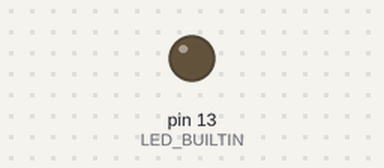
This sketch was run on a simulated Arduino Nano, built with avr-gcc and run on an emulated ATmega328P. Shown: output pins drawn as LEDs (lit = HIGH). What the sketch prints to the serial monitor is not drawn.

Above: at 0.4 s.
Timing chart, 0 to 8.2 s (numbered marks = the images above):
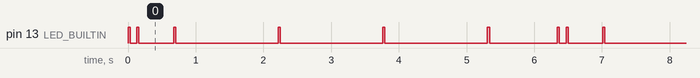

Measured:
- by itself, pin 13 (LED_BUILTIN): repeats every 6.3 s: LOW 0.10 s, HIGH 0.03 s, LOW 0.51 s, 3 × (HIGH 0.03 s, LOW 1.5 s), HIGH 0.03 s, LOW 1.0 s, HIGH 0.03 s
- by itself, everything shown: repeats every 6.3 s, in 10 steps

The sketch:

SML_Simulator.ino
```cpp
// #include <Arduino.h>
#include "DummyData.h"


// IR LED Plus an TX-Pin
// IR LED Minux + Vorwiderstand an GND


void setup() {
	Serial.begin(9600);
	Serial.println(" ");
	Serial.println("Simulator begin...");
	pinMode(LED_BUILTIN, OUTPUT);
}


void loop() {

	digitalWrite(LED_BUILTIN, HIGH);
	delay(30);
	digitalWrite(LED_BUILTIN, LOW);
	delay(100);
	digitalWrite(LED_BUILTIN, HIGH);
	delay(30);
	digitalWrite(LED_BUILTIN, LOW);


	// #### Datensatz 1

	for (unsigned int i = 0; i < HLY_bin_len; ++i)
	{
		Serial.write(pgm_read_byte(&HLY_bin1[i]));
	}

	digitalWrite(LED_BUILTIN, HIGH);
	delay(30);
	digitalWrite(LED_BUILTIN, LOW);
	delay(1000);

	// #### Datensatz 2

	for (unsigned int i = 0; i < HLY_bin_len; ++i)
	{
		Serial.write(pgm_read_byte(&HLY_bin2[i]));
	}

	digitalWrite(LED_BUILTIN, HIGH);
	delay(30);
	digitalWrite(LED_BUILTIN, LOW);
	delay(1000);

	// #### Datensatz 3

	for (unsigned int i = 0; i < HLY_bin_len; ++i)
	{
		Serial.write(pgm_read_byte(&HLY_bin3[i]));
	}
	digitalWrite(LED_BUILTIN, HIGH);
	delay(30);
	digitalWrite(LED_BUILTIN, LOW);
	delay(1000);


//	#### Einspeisung

	for (unsigned int i = 0; i < HLY_bin_len; ++i)
	{
		Serial.write(pgm_read_byte(&HLY_Einspeisung[i]));
	}
	digitalWrite(LED_BUILTIN, HIGH);
	delay(30);
	digitalWrite(LED_BUILTIN, LOW);
	delay(1000);


}
```

Source omitted: DummyData.h (data table, 11664 bytes)
